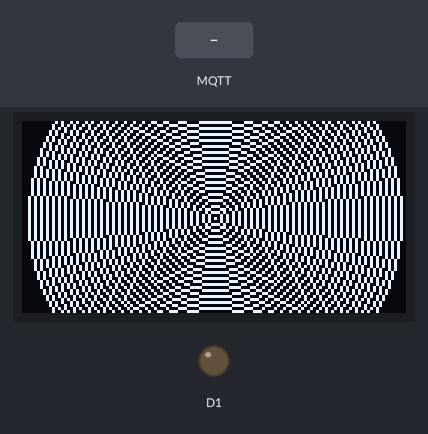
Bench run of a sketch on a simulated ESP8266 (NodeMCU). Shown: 128×64 one-colour display, output pins drawn as LEDs (lit = HIGH). The test bench sets the inputs (shaded band). WiFi joins after 1.5 s; servers stay silent unless stated; no MQTT or app messages arrive unless stated; what the sketch prints to the serial monitor is not drawn.

Above: at 5.6 s.
5.7 s: MQTT message "LIGHTON" arrives on the first subscribed topic
At 6.3 s:
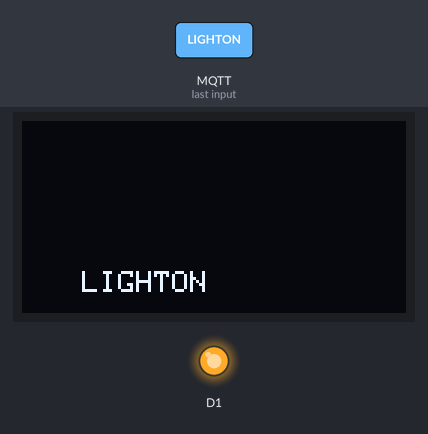
7.2 s: MQTT message "LIGHTOFF" arrives on the first subscribed topic
At 8.4 s:
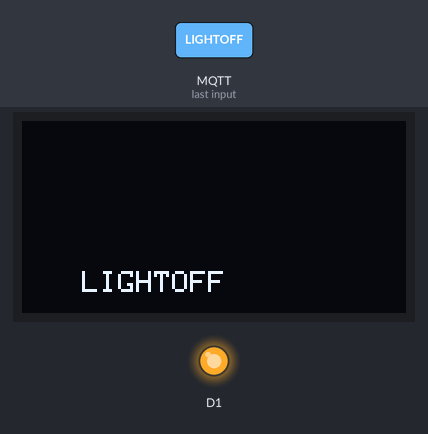
8.7 s: MQTT message "on" arrives on the first subscribed topic
At 9.5 s:
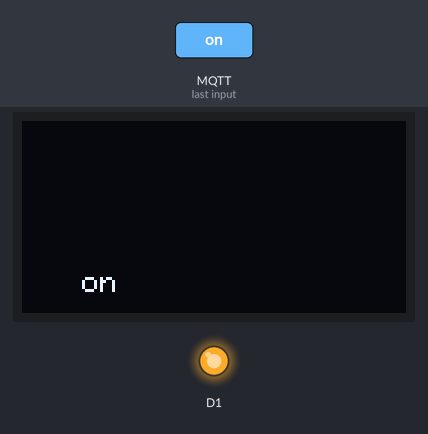
10.3 s: MQTT message "off" arrives on the first subscribed topic
At 11.5 s:
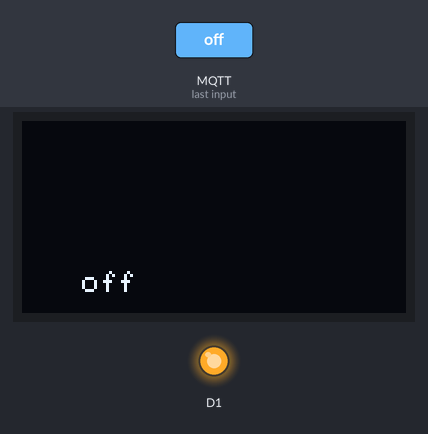
11.8 s: MQTT message "1" arrives on the first subscribed topic
At 12.6 s:
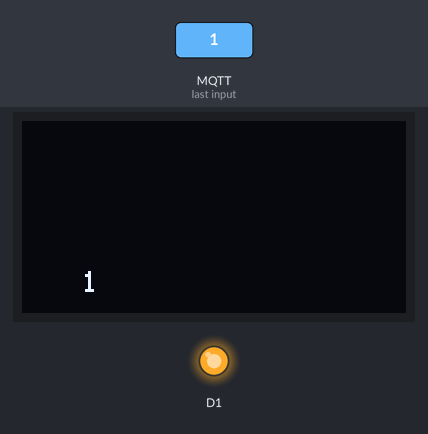
13.3 s: MQTT message "LIGHTON" arrives on the first subscribed topic
At 14.8 s:
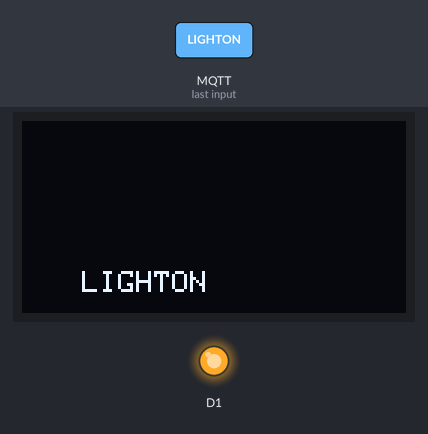
Timing chart, 0 to 15.9 s (numbered marks = the images above; inputs shaded):
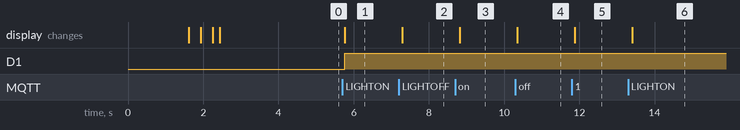

Measured:
- after the input at 5.7 s, D1: LOW → HIGH after 0.07 s; the display: first differs from a run without the input after 0.07 s (image 1)
- after the input at 7.2 s, the display: changes after 0.09 s (image 2)
- after the input at 8.7 s, the display: changes after 0.12 s (image 3)
- after the input at 10.3 s, the display: changes after 0.05 s (image 4)
- after the input at 11.8 s, the display: changes after 0.08 s (image 5)
- after the input at 13.3 s, the display: changes after 0.11 s (image 6)

The sketch:

SmartHomeControl.ino
```cpp
#include <Wire.h>
#include <Adafruit_GFX.h>
#include <Adafruit_SSD1306.h>
#include <ESP8266WiFi.h>
#include <PubSubClient.h>
const char* ssid = "harish";
const char* password = "harish23";
#define OLED_RESET D5
/* Object named display, of the class Adafruit_SSD1306 */
Adafruit_SSD1306 display(OLED_RESET);
char buf[15];
#if (SSD1306_LCDHEIGHT != 64)
#error("Height incorrect, please fix Adafruit_SSD1306.h!");
#endif
#define ORG "tx63nr"
#define DEVICE_TYPE "VK_1"
#define DEVICE_ID "vk0614"
#define TOKEN "c9ZeDJPys0vJTGQ)nv"
String command;
char server[] = ORG ".messaging.internetofthings.ibmcloud.com";
char topic[] = "iot-2/cmd/home/fmt/String";
char authMethod[] = "use-token-auth";
char token[] = TOKEN;
char clientId[] = "d:" ORG ":" DEVICE_TYPE ":" DEVICE_ID;
//Serial.println(clientID);

WiFiClient wifiClient;
void callback(char* topic, byte* payload, unsigned int payloadLength);
PubSubClient client(server, 1883, callback, wifiClient);

void setup() {
display.begin(SSD1306_SWITCHCAPVCC, 0x3C); /* Initialize display with address 0x3C */
  Serial.begin(115200);
  Serial.println();
  pinMode(D1,OUTPUT);
  wifiConnect();
  mqttConnect();
  display.clearDisplay();  /* Clear display */
  display.setTextSize(1);  /* Select font size of text. Increases with size of argument. */
  display.setTextColor(WHITE);  /* Color of text*/
  testdrawcircle();

}

void loop() {
  if (!client.loop()) {
    mqttConnect();
  }
delay(100);
}

void wifiConnect() {
  Serial.print("Connecting to "); Serial.print(ssid);
  WiFi.begin(ssid, password);
  while (WiFi.status() != WL_CONNECTED) {
    delay(500);
    Serial.print(".");
  }
  Serial.print("nWiFi connected, IP address: "); Serial.println(WiFi.localIP());
}

void mqttConnect() {
  if (!client.connected()) {
    Serial.print("Reconnecting MQTT client to "); Serial.println(server);
    while (!client.connect(clientId, authMethod, token)) {
      Serial.print(".");
      delay(500);
    }
    initManagedDevice();
    Serial.println();
  }
}
void initManagedDevice() {
  if (client.subscribe(topic)) {
    Serial.println("subscribe to cmd OK");
  } else {
    Serial.println("subscribe to cmd FAILED");
  }
}

void callback(char* topic, byte* payload, unsigned int payloadLength) {
  Serial.print("callback invoked for topic: "); Serial.println(topic);

  for (int i = 0; i < payloadLength; i++) {
    //Serial.println((char)payload[i]);
    command += (char)payload[i];
  }
Serial.println(command);
display.clearDisplay();
command.toCharArray(buf, payloadLength+1);
drawStr(20,50,buf);
  display.display();
if(command == "LIGHTON"){
  digitalWrite(D1,HIGH);
  Serial.println("Light is Switched ON");
}
else if(command == "LIGHTOFF"){
  digitalWrite(D1,HIGH);
  Serial.println("Light is Switched OFF");
}
command ="";
}

void drawStr(uint8_t x, uint8_t y, char* str){
  display.setCursor(x, y);  /* Set x,y coordinates */
  display.println(str);
}
void testdrawcircle(void) {
  display.clearDisplay();

  for(int16_t i=0; i<max(display.width(),display.height())/2; i+=2) {
    display.drawCircle(display.width()/2, display.height()/2, i, WHITE);
    display.display();
    delay(1);
  }

  delay(2000);
}
```
